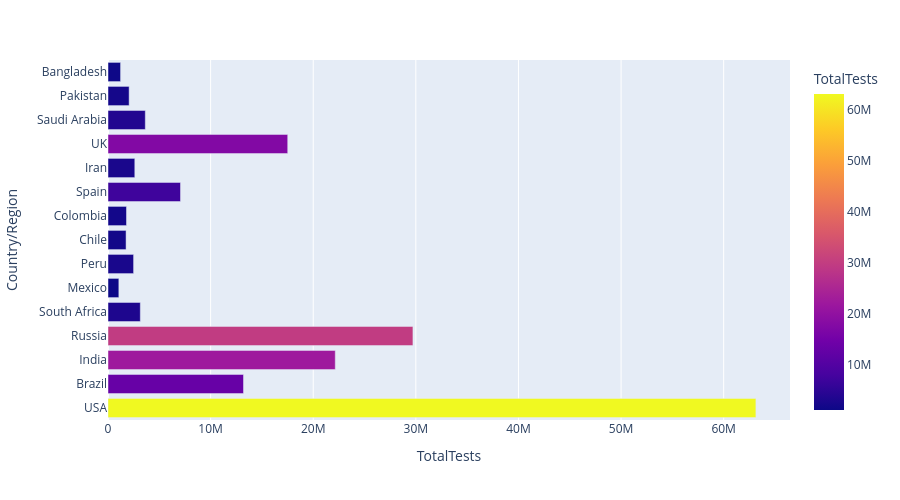

The cell this chart's notebook holds for it:
### Code cell
px.bar(df.head(15), x = 'TotalTests', y = 'Country/Region',
       color = 'TotalTests',orientation ='h',  height = 500,
       hover_data = ['Country/Region', 'Continent'])

### Figure 1 — Plotly figure (JSON) as saved in the notebook; plotly's stock layout.template omitted (floating-point values rounded to 4 significant figures)
{"data": [{"customdata": [["North America"], ["South America"], ["Asia"], ["Europe"], ["Africa"], ["North America"], ["South America"], ["South America"], ["South America"], ["Europe"], ["Asia"], ["Europe"], ["Asia"], ["Asia"], ["Asia"]], "hovertemplate": "TotalTests=%{marker.color}<br>Country/Region=%{y}<br>Continent=%{customdata[0]}<extra></extra>", "legendgroup": "", "marker": {"color": [63140000.0, 13210000.0, 22150000.0, 29720000.0, 3150000.0, 1057000.0, 2493000.0, 1761000.0, 1802000.0, 7064000.0, 2613000.0, 17520000.0, 3636000.0, 2059000.0, 1225000.0], "coloraxis": "coloraxis", "pattern": {"shape": ""}}, "name": "", "orientation": "h", "showlegend": false, "textposition": "auto", "type": "bar", "x": [63140000.0, 13210000.0, 22150000.0, 29720000.0, 3150000.0, 1057000.0, 2493000.0, 1761000.0, 1802000.0, 7064000.0, 2613000.0, 17520000.0, 3636000.0, 2059000.0, 1225000.0], "xaxis": "x", "y": ["USA", "Brazil", "India", "Russia", "South Africa", "Mexico", "Peru", "Chile", "Colombia", "Spain", "Iran", "UK", "Saudi Arabia", "Pakistan", "Bangladesh"], "yaxis": "y"}], "layout": {"barmode": "relative", "coloraxis": {"colorbar": {"title": {"text": "TotalTests"}}, "colorscale": [[0, "#0d0887"], [0.1111, "#46039f"], [0.2222, "#7201a8"], [0.3333, "#9c179e"], [0.4444, "#bd3786"], [0.5556, "#d8576b"], [0.6667, "#ed7953"], [0.7778, "#fb9f3a"], [0.8889, "#fdca26"], [1, "#f0f921"]]}, "height": 500, "legend": {"tracegroupgap": 0}, "margin": {"t": 60}, "xaxis": {"anchor": "y", "domain": [0, 1], "title": {"text": "TotalTests"}}, "yaxis": {"anchor": "x", "domain": [0, 1], "title": {"text": "Country/Region"}}}}
